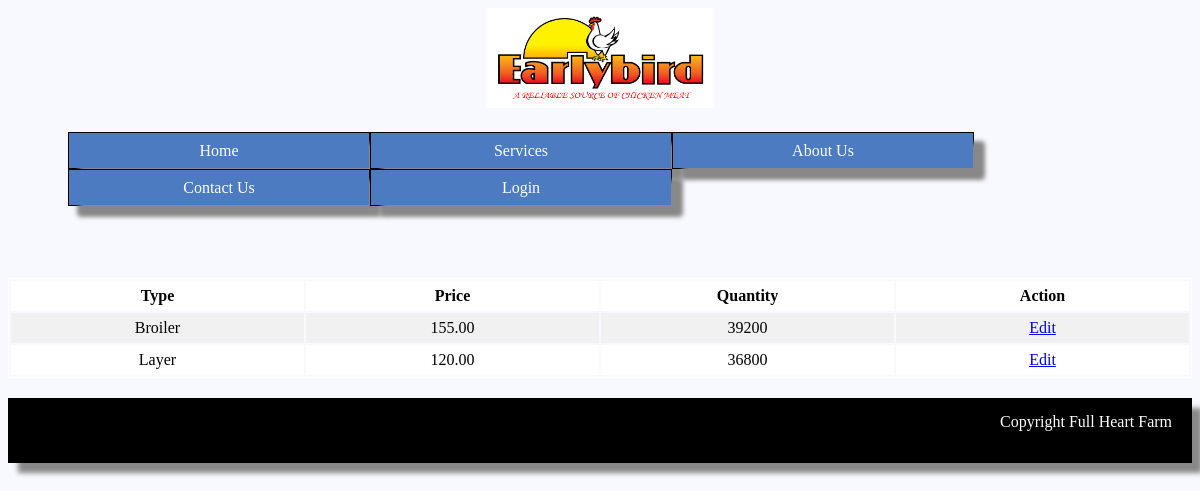
The app's page /pfms/eggprice.php with its own data.
### tables this page shows
CREATE TABLE `eggs` (
  `C_Types` varchar(40) NOT NULL,
  `Price_Per_Dozen` decimal(5,2) NOT NULL,
  `Current_Quantity` int(11) NOT NULL,
  `id` int(11) NOT NULL
);

### pfms/includes/database.php (called while the page is built, shortened)
<?php
class Database{
	public $host   = DB_HOST;
	public $user   = DB_USER;
	public $pass   = DB_PASS;
	public $dbname = DB_NAME;
	public $link;
	private function connectDB(){
		$this->link = new mysqli($this->host, $this->user, $this->pass, $this->dbname);
	}
	public function select($query){
		$result = $this->link->query($query) or die($this->link->error.__LINE__);
		if($result->num_rows > 0){
			return $result;
		}else {
			return false;
		}
	}
}
?>

### pfms/eggprice.php (the view, shortened to what this page needs)
<?php
	include_once 'header.php';
	include_once 'includes/database.php';
?>
<?php
$db = new Database();
$query = "SELECT * FROM eggs";
$read = $db->select($query);
?>
<table class = "tblone">
<tr>
	<th width = "20%">Type</th>
	<th width = "20%">Price</th>
	<th width = "20%">Quantity</th>
	<th width = "20%">Action</th>
</tr>
<?php
if($read){?>
	<?php while($row = $read->fetch_assoc()){?>
	<tr>
		<td><?php echo $row['C_Types'];?></td>
		<td><?php echo $row['Price_Per_Dozen'];?></td>
		<td><?php echo $row['Current_Quantity'];?></td>
		<td><a href="eupdate.php?id=<?php echo $row['id'];?>">Edit</a></td>
	</tr>
<?php } ?>
<?php } else { ?>
<p>Data is not available !!</p>
<?php }?>
</table>
<?php
	include_once 'footer.php';
?>

### pfms/HomeStyle.css (style rules this page uses)
body { text-align: center; background-repeat: no-repeat; background-color: ghostwhite; }
.tblone { width:100%; border:1px solid #fff; margin:20px 0 }
.tblone td { padding:5px 10px; text-align:center; }
table.tblone tr:nth-child(2n+1) { background:#fff; height:30px; }
table.tblone tr:nth-child(2n) { background:#f1f1f1; height:30px; }

### records on screen
eggs: C_Types "Broiler", Price_Per_Dozen "155.00", Current_Quantity "39200"
eggs: C_Types "Layer", Price_Per_Dozen "120.00", Current_Quantity "36800"
